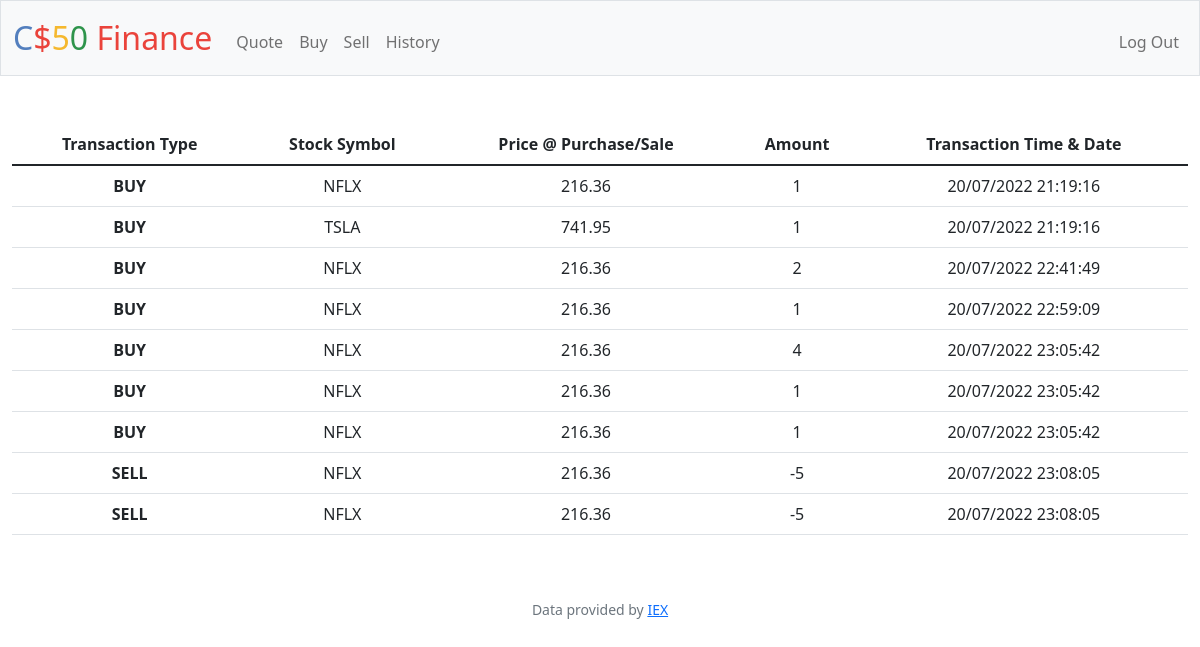
Screenshot of /history (signed in) with the database file from the repository.
### tables this page shows
CREATE TABLE transactions (trans_id INTEGER PRIMARY KEY AUTOINCREMENT NOT NULL,
trans_type TEXT NOT NULL,
stock TEXT NOT NULL,
price REAL NOT NULL,
amount INTEGER NOT NULL,
time TEXT NOT NULL,
user_id INTEGER NOT NULL,
FOREIGN KEY (user_id)
  REFERENCES users (id) );

### app.py (the view)
@app.route("/history")
@login_required
def history():
    rows = db.execute("SELECT stock, amount, price, time FROM transactions WHERE user_id = ?", session["user_id"])
    return render_template("history.html", rows=rows)

### app.py (called while the page is built)
@app.after_request
def after_request(response):
    response.headers["Cache-Control"] = "no-cache, no-store, must-revalidate"
    response.headers["Expires"] = 0
    response.headers["Pragma"] = "no-cache"
    return response

### helpers.py (called while the page is built)
def login_required(f):
    @wraps(f)
    def decorated_function(*args, **kwargs):
        if session.get("user_id") is None:
            return redirect("/login")
        return f(*args, **kwargs)
    return decorated_function

### templates/history.html (shortened to what this page needs)
{% extends "layout.html" %}
{% block main %}
    <table class="table">
      <thead>
        <tr>
          <th scope="col"> Transaction Type </th>
          <th scope="col"> Stock Symbol </th>
          <th scope="col"> Price @ Purchase/Sale </th>
          <th scope="col"> Amount </th>
          <th scope="col"> Transaction Time & Date </th>
        </tr>
      </thead>
      <tbody>
        {% for row in rows %}
        <tr>
            <th scope="row">
                {{ "BUY" if row["amount"] > 0 else "SELL" }}
            </th>
          <td>  {{ row["stock"] }}  </td>
          <td>  {{ row["price"] }}  </td>
          <td>  {{ row["amount"] }}  </td>
          <td>  {{ row["time"] }}  </td>
        </tr>
        {% endfor %}
      </tbody>
    </table>
{% endblock %}

### templates/layout.html (shortened to what this page needs)
<!DOCTYPE html>
<html lang="en">
    <head>
        <link href="https://cdn.jsdelivr.net/npm/bootstrap@5.1.3/dist/css/bootstrap.min.css" rel="stylesheet">
        <link href="/static/styles.css" rel="stylesheet">
    </head>
    <body>
        <nav class="bg-light border navbar navbar-expand-md navbar-light">
            <div class="container-fluid">
                <a class="navbar-brand" href="/"><span class="blue">C</span><span class="red">$</span><span class="yellow">5</span><span class="green">0</span> <span class="red">Finance</span></a>
                <div class="collapse navbar-collapse" id="navbar">
                    {% if session["user_id"] %}
                        <ul class="navbar-nav me-auto mt-2">
                            <li class="nav-item"><a class="nav-link" href="/quote">Quote</a></li>
                            <li class="nav-item"><a class="nav-link" href="/buy">Buy</a></li>
                            <li class="nav-item"><a class="nav-link" href="/sell">Sell</a></li>
                            <li class="nav-item"><a class="nav-link" href="/history">History</a></li>
                        </ul>
                        <ul class="navbar-nav ms-auto mt-2">
                            <li class="nav-item"><a class="nav-link" href="/logout">Log Out</a></li>
                        </ul>
                    {% else %}
                        <ul class="navbar-nav ms-auto mt-2">
                            <li class="nav-item"><a class="nav-link" href="/register">Register</a></li>
                            <li class="nav-item"><a class="nav-link" href="/login">Log In</a></li>
                        </ul>
                    {% endif %}
                </div>
            </div>
        </nav>
        <main class="container-fluid py-5 text-center">
            {% block main %}{% endblock %}
        </main>
        <footer class="mb-5 small text-center text-muted">
            Data provided by <a href="https://iexcloud.io/">IEX</a>
        </footer>
    </body>
</html>

### static/styles.css (style rules this page uses)
nav .navbar-brand { font-size: xx-large; }
nav .navbar-brand .blue { color: #537fbe; }
nav .navbar-brand .red { color: #ea433b; }
nav .navbar-brand .yellow { color: #f5b82e; }
nav .navbar-brand .green { color: #2e944b; }

### rows the page displays
transactions: amount "BUY", stock "NFLX", price "216.36", amount "1", time "20/07/2022 21:19:16"
transactions: amount "BUY", stock "TSLA", price "741.95", amount "1", time "20/07/2022 21:19:16"
transactions: amount "BUY", stock "NFLX", price "216.36", amount "2", time "20/07/2022 22:41:49"
transactions: amount "BUY", stock "NFLX", price "216.36", amount "1", time "20/07/2022 22:59:09"
transactions: amount "BUY", stock "NFLX", price "216.36", amount "4", time "20/07/2022 23:05:42"
transactions: amount "BUY", stock "NFLX", price "216.36", amount "1", time "20/07/2022 23:05:42"
transactions: amount "BUY", stock "NFLX", price "216.36", amount "1", time "20/07/2022 23:05:42"
transactions: amount "SELL", stock "NFLX", price "216.36", amount "-5", time "20/07/2022 23:08:05"
transactions: amount "SELL", stock "NFLX", price "216.36", amount "-5", time "20/07/2022 23:08:05"
